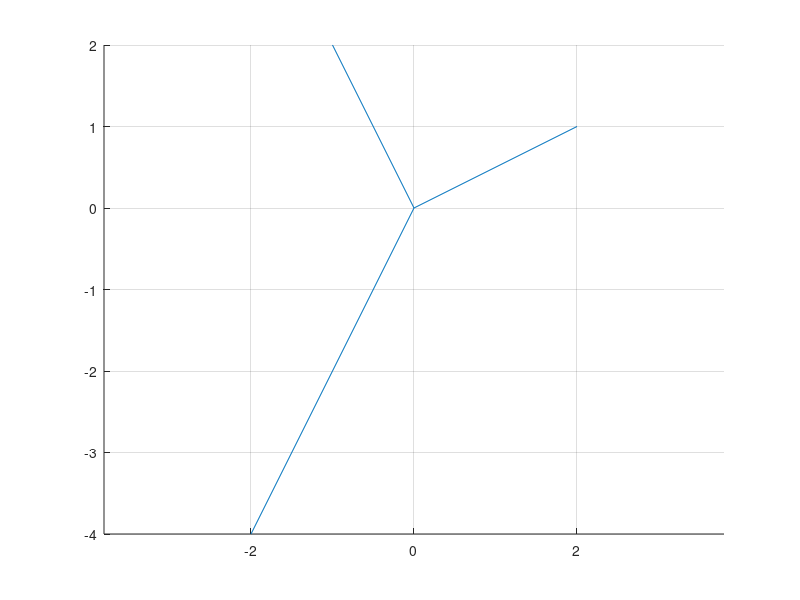
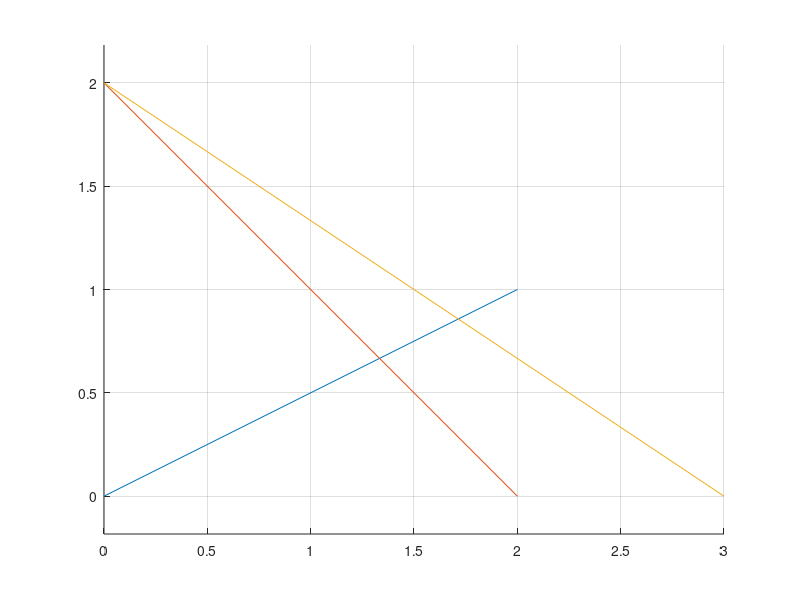
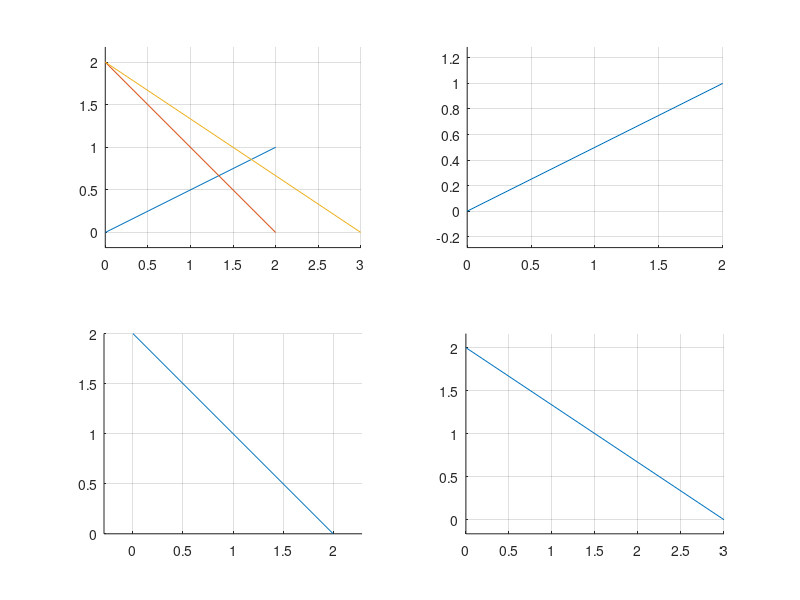
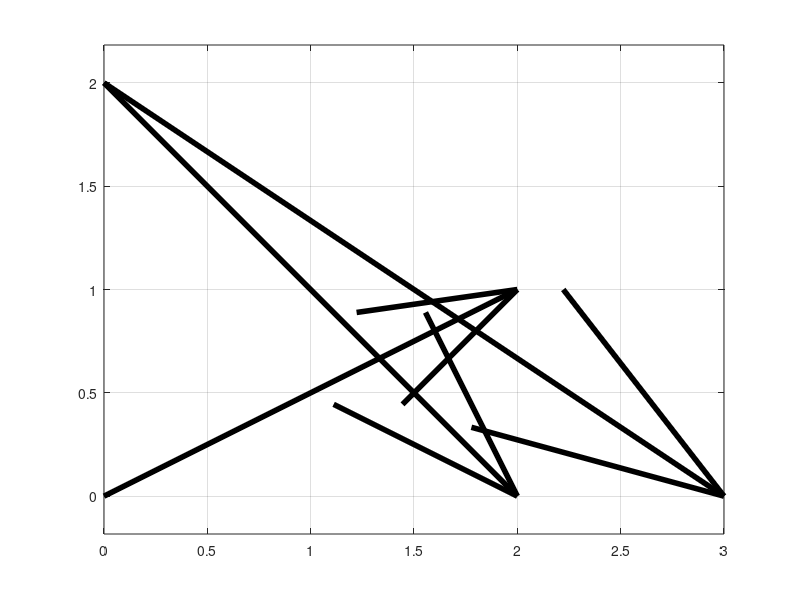

Write the MATLAB code that produced these figures, in order. (Note: this script raises an error after producing the figures.)
% Çàäàíèå 1 
grid on; axis equal; 
line([0; 2], [0; 1]); 
line([0; -1], [0; 2]); 
line([-2; 0], [-4; 0]); 

% Çàäàíèå 2 
figure; grid on; axis equal; 
line([0 0 0; 2 2 3], [0 2 2; 1 0 0]); 

% Çàäàíèå 3 
figure; 
subplot(2, 2, 1); 
grid on; axis equal; 
line([0 0 0; 2 2 3], [0 2 2; 1 0 0]); 

subplot(2, 2, 2); 
grid on; axis equal; 
line([0; 2], [0; 1]); 

subplot(2, 2, 3); 
grid on; axis equal; 
line([0; 2], [2; 0]); 

subplot(2, 2, 4); 
grid on; axis equal; 
line([0; 3], [2; 0]); 

% Çàäàíèå 4 
xbeg = [0 0 0]; 
xc = [2 2 3]; 
ybeg = [0 2 2]; 
yc = [1 -2 -2]; 
figure; 
quiver(xbeg, ybeg, xc, yc, 0, 'LineWidth', 4, 'Color', [.0, .0, .0]); 
axis equal; grid on; 

% Çàäàíèå 5 
xb = [0 0 0]; yb = [0 0 0]; zb = [0 0 0]; 
xc = [1 0 0]; yc = [0 1 0]; zc = [0 0 1]; 
figure; 
quiver3(xb, yb, zb, xc, yc, zc, 0, 'LineWidth', 2, 'Color', [.0, .0, .0]); 

% Çàäàíèå 6 
figure;
ax = gca;
xlim([-2 2])
ylim([-2 2])
grid on; axis equal; hold on;
xa = [0 0]; ya = [0 0]; xb = [1 0]; yb = [0 1];
quiver(xa, ya, xb, yb, 0, 'LineWidth', 4, 'Color', [.0, .0, .0]);
ax.XAxisLocation = 'origin';
ax.YAxisLocation = 'origin';
ax.XAxis.LineWidth = 2;
ax.YAxis.LineWidth = 2;

% Çàäàíèå 7
figure;
xb = [0 0 0]; yb = [0 0 0]; zb = [0 0 0]; 
xc = [1 0 0]; yc = [0 1 0]; zc = [0 0 1];
quiver3(xb, yb, zb, xc, yc, zc, 0, 'LineWidth', 4, 'Color', [.0, .0, .0]);
grid on; hold on;
xlim([-2 2])
ylim([-2 2])
zlim([-2 2])
ax = axis; 
plot3([ax(1) ax(2)], [0 0], [0 0], 'LineWidth', 2);
plot3([0 0], [ax(3) ax(4)], [0 0], 'LineWidth', 2);
plot3([0 0], [0 0], [ax(5) ax(6)], 'LineWidth', 2);

% Çàäàíèå 8
figure; grid on; axis equal; hold on;
ax = gca;
xlim([-6 6])
ylim([-6 6])
ax.XAxisLocation = 'origin';
ax.YAxisLocation = 'origin';
line([-1;2],[3.5;-5]);
text(2.1, -4.8, '2; -5');
line([1,2;3,4],[-1,0;-3.5,-5]);
text(3.1, -3.4, '3; -3.5');
text(4.1, -4.8, '4; -5');

% Çàäàíèå 9
figure; grid on; axis equal; hold on;
ax = gca;
xlim([-3, 3]); ylim([-3; 3]);
ax.XAxisLocation = 'origin';
ax.YAxisLocation = 'origin';
a = [-2 0]; b = [1 2]; c = [1 -1];
diffab = b - a; diffbc = c - b; diffac = a - c;
quiver(a(1),a(2),diffab(1),diffab(2),0, 'LineWidth', 2, 'Color', [.0, .0, 1]);
quiver(b(1),b(2),diffbc(1),diffbc(2),0, 'LineWidth', 2, 'Color', [.0, .0, 1]);
quiver(c(1),c(2),diffac(1),diffac(2),0, 'LineWidth', 2, 'Color', [1, .0, .0]);
text(-2.7, 0.2, 'A(-2 0)');
text(1.1, 2.1, 'B(1 2)');
text(1.1, -1.1, 'C(1 -1)');

% Çàäàíèå 10
figure;
a = [-2 0]; b = [1 2]; c = [1 -1]; d = [-2 -3];
diffab = b - a; diffbc = c - b; diffdc = c - d; diffad = d - a;
diffca = a - c; diffac = c - a; diffcd = d - c;

subplot(1, 2, 1);
grid on; axis equal; hold on;
xlim([-3, 3]); ylim([-3; 3]);
ax = gca;
ax.XAxisLocation = 'origin';
ax.YAxisLocation = 'origin';
line([a(1) b(1) c(1) d(1); b(1) c(1) d(1) a(1)], [a(2) b(2) c(2) d(2); b(2) c(2) d(2) a(2)])
text(-2.7, 0.4, 'A(-2 0)');
text(1.1, 2.1, 'B(1 2)');
text(1.1, -1.1, 'C(1 -1)');
text(-1.89, -2.8, 'D(-2 -3)');

subplot(1, 2, 2);
grid on; axis equal; hold on;
xlim([-3, 3]); ylim([-3; 3]);
ax = gca;
ax.XAxisLocation = 'origin';
ax.YAxisLocation = 'origin';
text(-2.7, 0.4, 'A(-2 0)');
text(1.1, 2.1, 'B(1 2)');
text(1.1, -1.1, 'C(1 -1)');
text(-1.85, -2.8, 'D(-2 -3)');
quiver(a(1),a(2),diffab(1),diffab(2),0, 'LineWidth', 2, 'Color', [.0, .0, 1]);
quiver(a(1),a(2),diffac(1),diffac(2),0, 'LineWidth', 2, 'Color', [1, .0, .0]);
quiver(a(1),a(2),diffad(1),diffad(2),0, 'LineWidth', 2, 'Color', [.0, .0, 1]);
quiver(b(1),b(2),diffbc(1),diffbc(2),0, 'LineWidth', 2, 'Color', [.0, .0, .0]);
quiver(d(1),d(2),diffdc(1),diffdc(2),0, 'LineWidth', 2, 'Color', [.0, .0, .0]);

% Çàäàíèå 11
figure;
a1 = [2 3 4];
b1 = [3 5 2];
sum = a1 + b1;
sub = a1 - b1;
starts = zeros(3,3);
subplot(1, 2, 1);
ends = [a;b;sum];
quiver3(starts(:,1), starts(:,2), starts(:,3), ends(:,1), ends(:,2), ends(:,3), 0)
axis equal;
subplot(1, 2, 2);
ends = [a;b;sub];
quiver3(starts(:,1), starts(:,2), starts(:,3), ends(:,1), ends(:,2), ends(:,3), 0)
axis equal;
